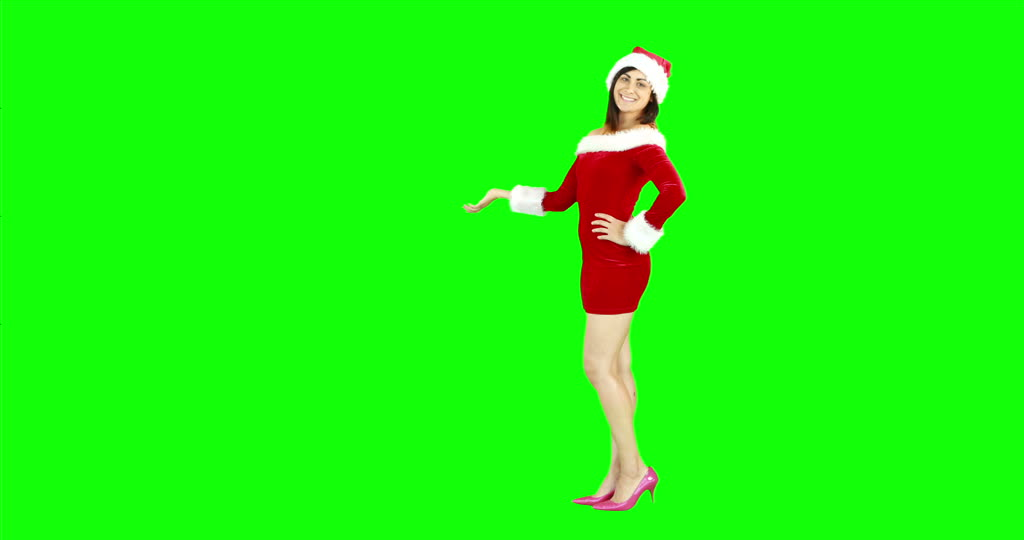
%> input picture assignment3/question3_fg.jpg, 1024 x 540 px
$ octave Question3.m   (GNU Octave 9; MATLAB toolbox functions it lacks are replaced by stand-ins)
%> lines starting %> are read from the running program, lines starting %| are printed output that depends on the picture; in (x1, y1, x2, y2) boxes, pixels count from 0 and x2, y2 are one past the last pixel; in counts of white or black regions, pixels touching at a corner belong together; the program's own positions count from 1
%% Yash Patel, 201301134 %%
% CSE, IIIT-H %

% Read the foreground image. %
im_f = imread('question3_fg.jpg');
%> im_f is the input picture: size 540x1024x3 uint8; mean R, G, B 28.4, 247.5, 13.8
figure, imshow(im_f)

% Read the background image. %
im_b = imread('question3_bg.jpg');
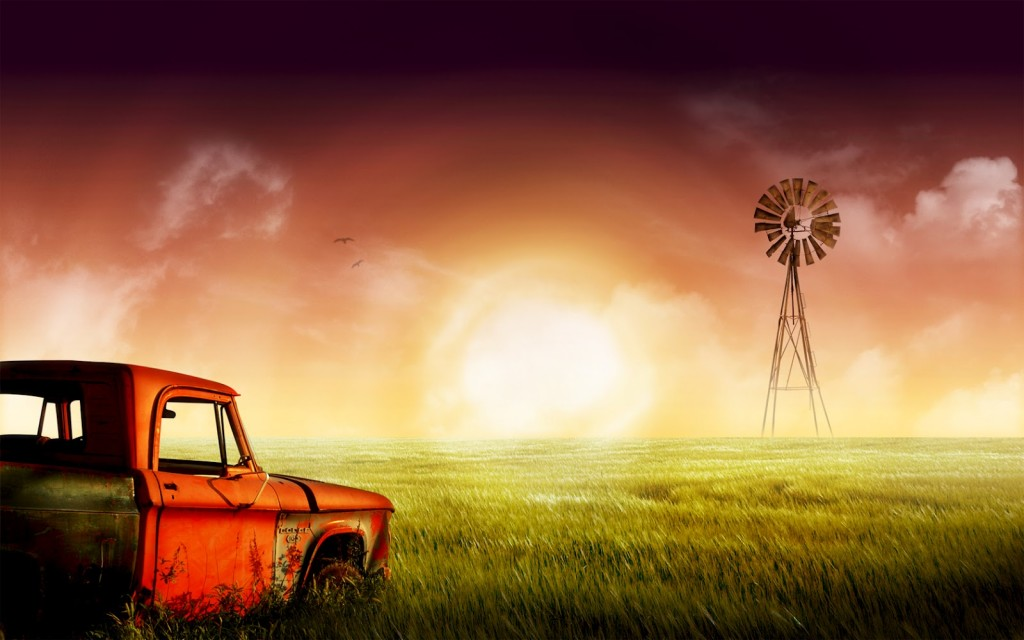
%> input picture assignment3/question3_bg.jpg, 1024 x 640 px
%> im_b is the input picture: size 640x1024x3 uint8; mean R, G, B 142.9, 100, 67.2
figure, imshow(im_b)

% Set values according to background in foreground image. %
im_f_ext_indexes = (((im_f(:,:,1)>15) & (im_f(:,:,2)<240)) | ((im_f(:,:,1)>200) & (im_f(:,:,2)>200) & (im_f(:,:,3)>200)));
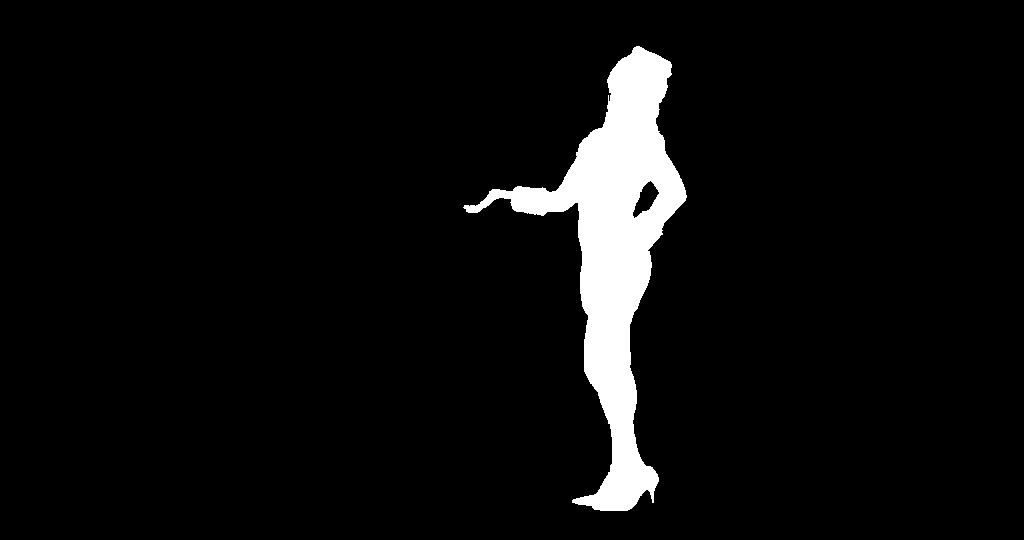
%> im_f_ext_indexes: size 540x1024 logical; 5.3% white; 1 white region, box (x1, y1, x2, y2) and area: (463, 46, 687, 511) 29255

im_f_ext = cat(3,im_f_ext_indexes,im_f_ext_indexes, im_f_ext_indexes);

% Keep original value of only indexes specified rest all zero. %
im_f = uint8(double(im_f).*double(im_f_ext));
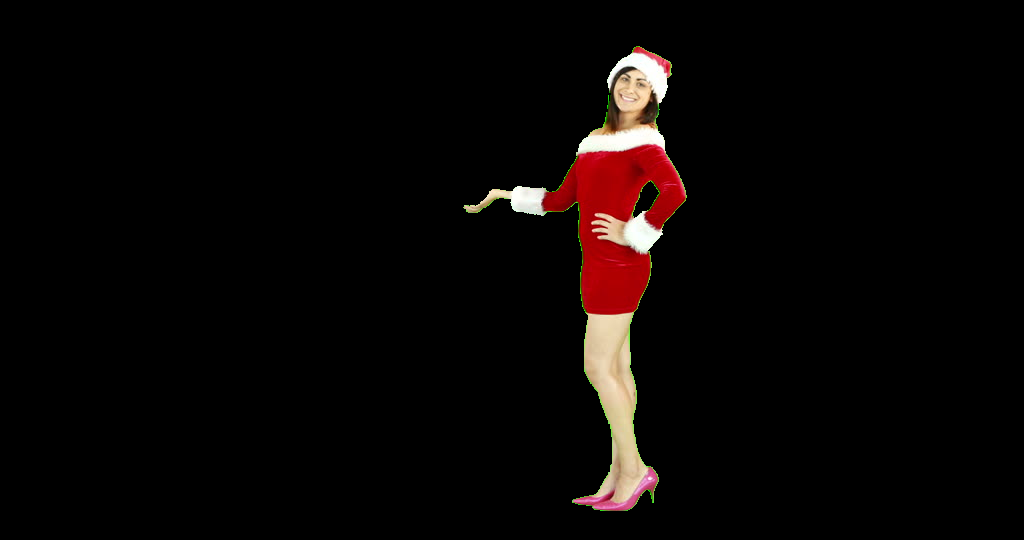
%> im_f: size 540x1024x3 uint8; mean R, G, B 10.2, 6, 5.1

% Get size of fg image. %
im_f_size = size(im_f);
%> im_f_size = [540 1024 3]

% Resize background image, according to fg image. %
im_b = imresize(im_b, [im_f_size(1), im_f_size(2)]);
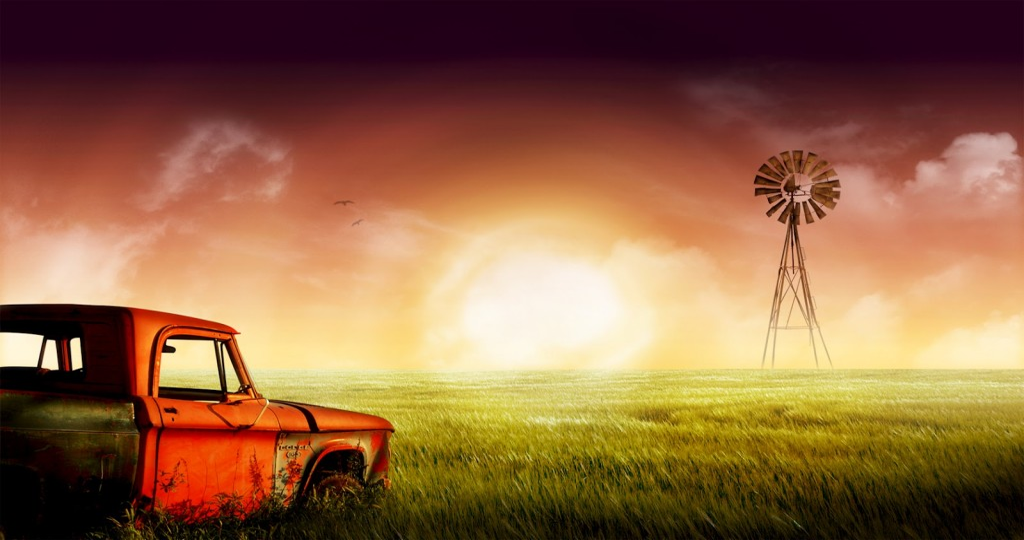
%> im_b: size 540x1024x3 uint8; mean R, G, B 142.9, 100.1, 67.2

% find modified bg image. %
im_f_ext = not(im_f_ext);
im_final = uint8(double(im_b).*double(im_f_ext));
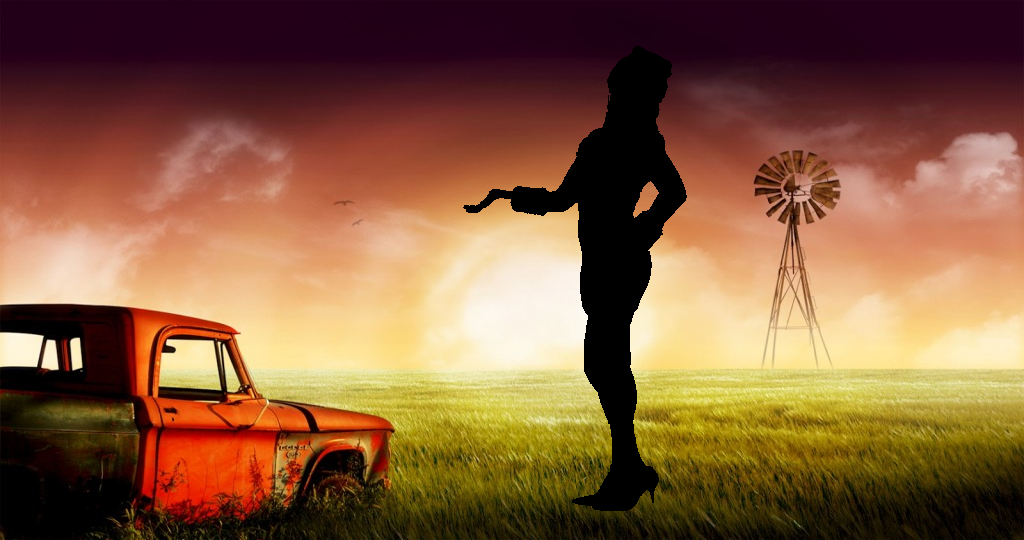
%> im_final: size 540x1024x3 uint8; mean R, G, B 133.3, 92.7, 62.2

% add both images. %
im_final = im_final + im_f;
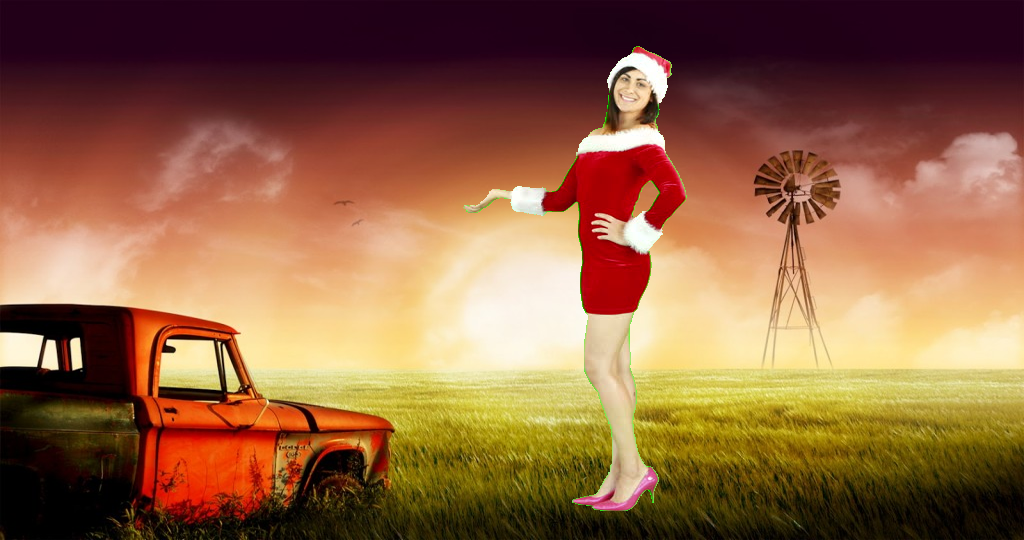
%> im_final: size 540x1024x3 uint8; mean R, G, B 143.5, 98.6, 67.2
figure, imshow(im_final)
